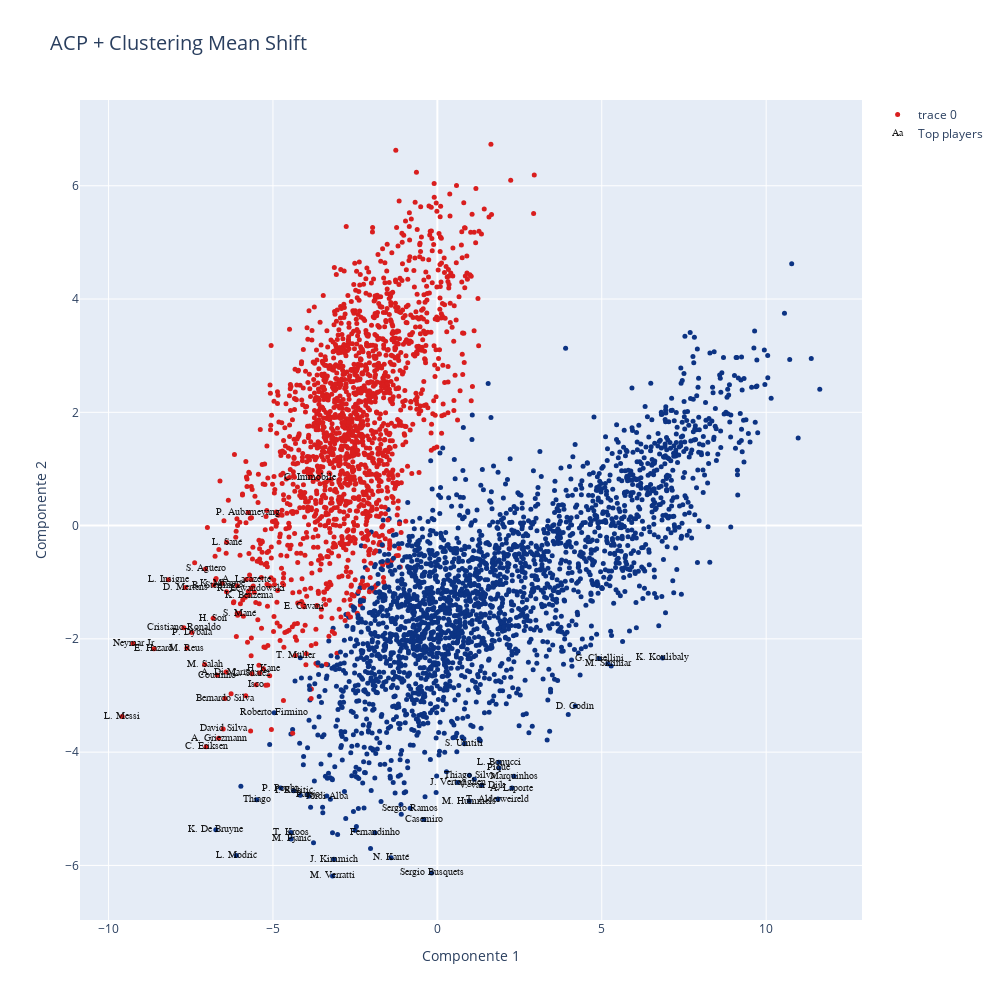

Source (notebook cell):
### Code cell
data=[]
bool_crack=df_acp["overall"] > 85
bool_no_crack=df_acp["overall"]<86

kmean_clusters = go.Scatter(x=X_projected[:,0], y=X_projected[:,1],
                           mode='markers',
                        text=df_acp.loc[:,'short_name'],
                           marker=dict(
                                size=5,
                                color = clusters2.astype(np.float), #set color equal to a variable
                                colorscale='Portland',
                                showscale=False)
                           )

acp_crack =go.Scatter(x=X_projected[bool_crack,0], y=X_projected[bool_crack,1],name='Top players',
                      text=df_acp.loc[bool_crack,'short_name'],
                      textfont=dict(family='sans serif',size=10,color='black'),
                      opacity=0.9,mode='text')

data=[kmean_clusters,acp_crack]

layout = go.Layout(title="ACP + Clustering Mean Shift ",titlefont=dict(size=20),
                xaxis=dict(title='Componente 1'),
                yaxis=dict(title='Componente 2'),
                autosize=False, width=1000,height=1000)

fig = go.Figure(data=data, layout=layout)

iplot(fig)

### Figure 1 — Plotly figure (JSON) as saved in the notebook; plotly's stock layout.template omitted (floating-point values rounded to 4 significant figures; data arrays with more than 128 entries replaced by an {"elided": "..."} marker saying what was removed)
{"data": [{"marker": {"color": {"elided": "4316 int values"}, "colorscale": [[0, "rgb(12,51,131)"], [0.25, "rgb(10,136,186)"], [0.5, "rgb(242,211,56)"], [0.75, "rgb(242,143,56)"], [1, "rgb(217,30,30)"]], "showscale": false, "size": 5}, "mode": "markers", "text": {"elided": "4316 str values"}, "type": "scatter", "x": {"elided": "4316 float values"}, "y": {"elided": "4316 float values"}}, {"mode": "text", "name": "Top players", "opacity": 0.9, "text": ["L. Messi", "Cristiano Ronaldo", "Neymar Jr", "E. Hazard", "K. De Bruyne", "V. van Dijk", "L. Modrić", "M. Salah", "K. Mbappé", "K. Koulibaly", "H. Kane", "N. Kanté", "G. Chiellini", "S. Agüero", "Sergio Ramos", "L. Suárez", "R. Lewandowski", "Sergio Busquets", "A. Griezmann", "P. Dybala", "P. Pogba", "R. Sterling", "C. Eriksen", "Piqué", "David Silva", "E. Cavani", "D. Godín", "T. Kroos", "M. Reus", "P. Aubameyang", "S. Mané", "A. Laporte", "Bernardo Silva", "Casemiro", "H. Son", "Fernandinho", "Thiago Silva", "K. Benzema", "J. Vertonghen", "D. Mertens", "M. Hummels", "T. Alderweireld", "Jordi Alba", "Thiago", "L. Insigne", "L. Sané", "Marquinhos", "M. Škriniar", "M. Verratti", "S. Umtiti", "J. Kimmich", "Isco", "Roberto Firmino", "I. Rakitić", "M. Pjanić", "A. Di María", "L. Bonucci", "Coutinho", "Parejo", "T. Müller", "C. Immobile", "A. Lacazette"], "textfont": {"color": "black", "family": "sans serif", "size": 10}, "type": "scatter", "x": [-9.584, -7.712, -9.254, -8.619, -6.738, 1.348, -6.114, -7.078, -6.543, 6.849, -5.291, -1.408, 4.918, -7.051, -0.8278, -5.638, -5.659, -0.1761, -6.652, -7.469, -4.762, -6.804, -7.034, 1.872, -6.513, -4.058, 4.194, -4.454, -7.617, -5.75, -6.012, 2.269, -6.457, -0.4103, -6.818, -1.898, 0.9725, -5.733, 0.613, -7.666, 0.971, 1.843, -3.362, -5.492, -8.184, -6.409, 2.329, 5.184, -3.187, 0.8225, -3.148, -5.51, -4.961, -4.371, -4.446, -6.429, 1.869, -6.693, -3.948, -4.319, -3.872, -5.813], "y": [-3.371, -1.806, -2.081, -2.173, -5.37, -4.584, -5.826, -2.451, -1.017, -2.337, -2.528, -5.863, -2.346, -0.7657, -4.992, -2.618, -1.103, -6.133, -3.753, -1.887, -4.634, -1.051, -3.903, -4.28, -3.591, -1.434, -3.186, -5.421, -2.163, 0.2329, -1.547, -4.634, -3.051, -5.191, -1.637, -5.424, -4.407, -1.228, -4.537, -1.091, -4.865, -4.827, -4.775, -4.841, -0.9582, -0.2925, -4.425, -2.437, -6.185, -3.852, -5.891, -2.81, -3.304, -4.683, -5.532, -2.586, -4.179, -2.641, -4.743, -2.294, 0.8554, -0.9525]}], "layout": {"autosize": false, "height": 1000, "title": {"font": {"size": 20}, "text": "ACP + Clustering Mean Shift "}, "width": 1000, "xaxis": {"title": {"text": "Componente 1"}}, "yaxis": {"title": {"text": "Componente 2"}}}}
